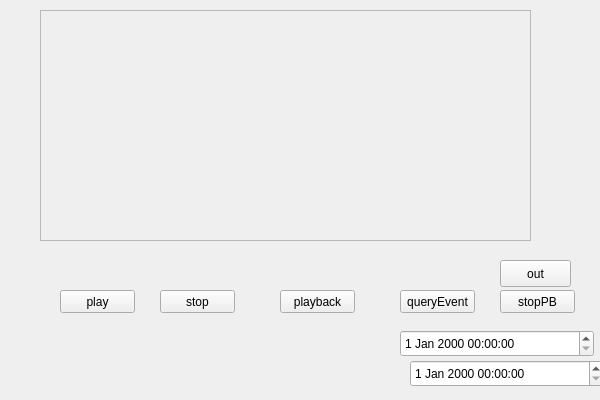
<?xml version="1.0" encoding="UTF-8"?>
<ui version="4.0">
 <class>videoTestClass</class>
 <widget class="QWidget" name="videoTestClass">
  <property name="geometry">
   <rect>
    <x>0</x>
    <y>0</y>
    <width>600</width>
    <height>400</height>
   </rect>
  </property>
  <property name="windowTitle">
   <string>videoTest</string>
  </property>
  <widget class="QPushButton" name="playBtn">
   <property name="geometry">
    <rect>
     <x>60</x>
     <y>290</y>
     <width>75</width>
     <height>23</height>
    </rect>
   </property>
   <property name="text">
    <string>play</string>
   </property>
  </widget>
  <widget class="QPushButton" name="playbackBtn">
   <property name="geometry">
    <rect>
     <x>280</x>
     <y>290</y>
     <width>75</width>
     <height>23</height>
    </rect>
   </property>
   <property name="text">
    <string>playback</string>
   </property>
  </widget>
  <widget class="QPushButton" name="stopBtn">
   <property name="geometry">
    <rect>
     <x>160</x>
     <y>290</y>
     <width>75</width>
     <height>23</height>
    </rect>
   </property>
   <property name="text">
    <string>stop</string>
   </property>
  </widget>
  <widget class="QPushButton" name="queryEventBtn">
   <property name="geometry">
    <rect>
     <x>400</x>
     <y>290</y>
     <width>75</width>
     <height>23</height>
    </rect>
   </property>
   <property name="text">
    <string>queryEvent</string>
   </property>
  </widget>
  <widget class="QLabel" name="statusLbl">
   <property name="geometry">
    <rect>
     <x>60</x>
     <y>340</y>
     <width>291</width>
     <height>41</height>
    </rect>
   </property>
   <property name="text">
    <string/>
   </property>
  </widget>
  <widget class="QPushButton" name="stopPbBtn">
   <property name="geometry">
    <rect>
     <x>500</x>
     <y>290</y>
     <width>75</width>
     <height>23</height>
    </rect>
   </property>
   <property name="text">
    <string>stopPB</string>
   </property>
  </widget>
  <widget class="QFrame" name="playLbl">
   <property name="geometry">
    <rect>
     <x>40</x>
     <y>10</y>
     <width>491</width>
     <height>231</height>
    </rect>
   </property>
   <property name="frameShape">
    <enum>QFrame::StyledPanel</enum>
   </property>
   <property name="frameShadow">
    <enum>QFrame::Raised</enum>
   </property>
  </widget>
  <widget class="QPushButton" name="loginout">
   <property name="geometry">
    <rect>
     <x>500</x>
     <y>260</y>
     <width>71</width>
     <height>27</height>
    </rect>
   </property>
   <property name="text">
    <string>out</string>
   </property>
  </widget>
  <widget class="QDateTimeEdit" name="StartTimeEdit">
   <property name="geometry">
    <rect>
     <x>400</x>
     <y>330</y>
     <width>194</width>
     <height>27</height>
    </rect>
   </property>
  </widget>
  <widget class="QDateTimeEdit" name="EndTimeEdit">
   <property name="geometry">
    <rect>
     <x>410</x>
     <y>360</y>
     <width>194</width>
     <height>27</height>
    </rect>
   </property>
  </widget>
 </widget>
 <layoutdefault spacing="6" margin="11"/>
 <resources/>
 <connections/>
</ui>
